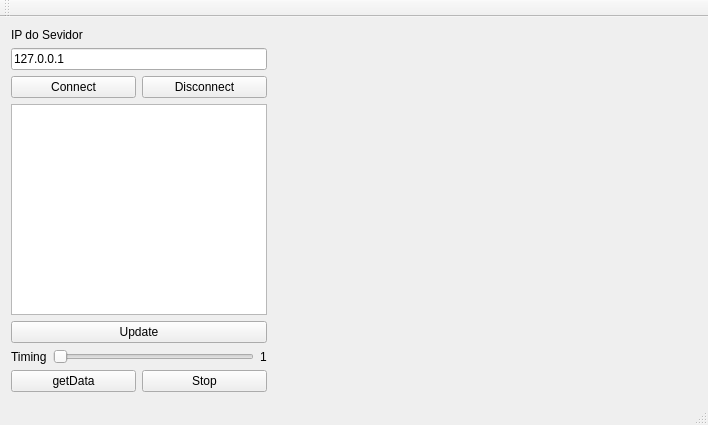
<?xml version="1.0" encoding="UTF-8"?>
<ui version="4.0">
 <class>MainWindow</class>
 <widget class="QMainWindow" name="MainWindow">
  <property name="geometry">
   <rect>
    <x>0</x>
    <y>0</y>
    <width>708</width>
    <height>425</height>
   </rect>
  </property>
  <property name="windowTitle">
   <string>MainWindow</string>
  </property>
  <widget class="QWidget" name="centralWidget">
   <layout class="QFormLayout" name="formLayout">
    <item row="0" column="0">
     <layout class="QVBoxLayout" name="verticalLayout">
      <item>
       <widget class="QLabel" name="label_Host">
        <property name="text">
         <string>IP do Sevidor</string>
        </property>
       </widget>
      </item>
      <item>
       <widget class="QLineEdit" name="lineEdit_Host">
        <property name="text">
         <string>127.0.0.1</string>
        </property>
       </widget>
      </item>
      <item>
       <layout class="QHBoxLayout" name="horizontalLayout">
        <item>
         <widget class="QPushButton" name="pushButton_Connect">
          <property name="text">
           <string>Connect</string>
          </property>
         </widget>
        </item>
        <item>
         <widget class="QPushButton" name="pushButton_Disconnect">
          <property name="text">
           <string>Disconnect</string>
          </property>
         </widget>
        </item>
       </layout>
      </item>
      <item>
       <widget class="QListWidget" name="listWidget_ListaDeClients"/>
      </item>
      <item>
       <widget class="QPushButton" name="pushButton_Update">
        <property name="text">
         <string>Update</string>
        </property>
       </widget>
      </item>
      <item>
       <layout class="QHBoxLayout" name="horizontalLayout_3">
        <item>
         <widget class="QLabel" name="label_Timing">
          <property name="text">
           <string>Timing</string>
          </property>
         </widget>
        </item>
        <item>
         <widget class="QSlider" name="horizontalSlider_Time">
          <property name="minimum">
           <number>1</number>
          </property>
          <property name="orientation">
           <enum>Qt::Horizontal</enum>
          </property>
         </widget>
        </item>
        <item>
         <widget class="QLabel" name="label_number">
          <property name="text">
           <string>1</string>
          </property>
         </widget>
        </item>
       </layout>
      </item>
      <item>
       <layout class="QHBoxLayout" name="horizontalLayout_2">
        <item>
         <widget class="QPushButton" name="pushButtonGet">
          <property name="text">
           <string>getData</string>
          </property>
         </widget>
        </item>
        <item>
         <widget class="QPushButton" name="pushButton_Stop">
          <property name="text">
           <string>Stop</string>
          </property>
         </widget>
        </item>
       </layout>
      </item>
     </layout>
    </item>
    <item row="0" column="1">
     <widget class="Plotter" name="widget_Plotter" native="true"/>
    </item>
   </layout>
  </widget>
  <widget class="QMenuBar" name="menuBar">
   <property name="geometry">
    <rect>
     <x>0</x>
     <y>0</y>
     <width>708</width>
     <height>21</height>
    </rect>
   </property>
  </widget>
  <widget class="QToolBar" name="mainToolBar">
   <attribute name="toolBarArea">
    <enum>TopToolBarArea</enum>
   </attribute>
   <attribute name="toolBarBreak">
    <bool>false</bool>
   </attribute>
  </widget>
  <widget class="QStatusBar" name="statusBar"/>
 </widget>
 <layoutdefault spacing="6" margin="11"/>
 <customwidgets>
  <customwidget>
   <class>Plotter</class>
   <extends>QWidget</extends>
   <header>plotter.h</header>
   <container>1</container>
   <slots>
    <signal>mudouX(int)</signal>
    <signal>mudouY(int)</signal>
    <slot>mudaAmplitude(int)</slot>
    <slot>mudaFrequencia(int)</slot>
   </slots>
  </customwidget>
 </customwidgets>
 <resources/>
 <connections>
  <connection>
   <sender>horizontalSlider_Time</sender>
   <signal>valueChanged(int)</signal>
   <receiver>label_number</receiver>
   <slot>setNum(int)</slot>
   <hints>
    <hint type="sourcelabel">
     <x>88</x>
     <y>360</y>
    </hint>
    <hint type="destinationlabel">
     <x>262</x>
     <y>359</y>
    </hint>
   </hints>
  </connection>
 </connections>
</ui>
